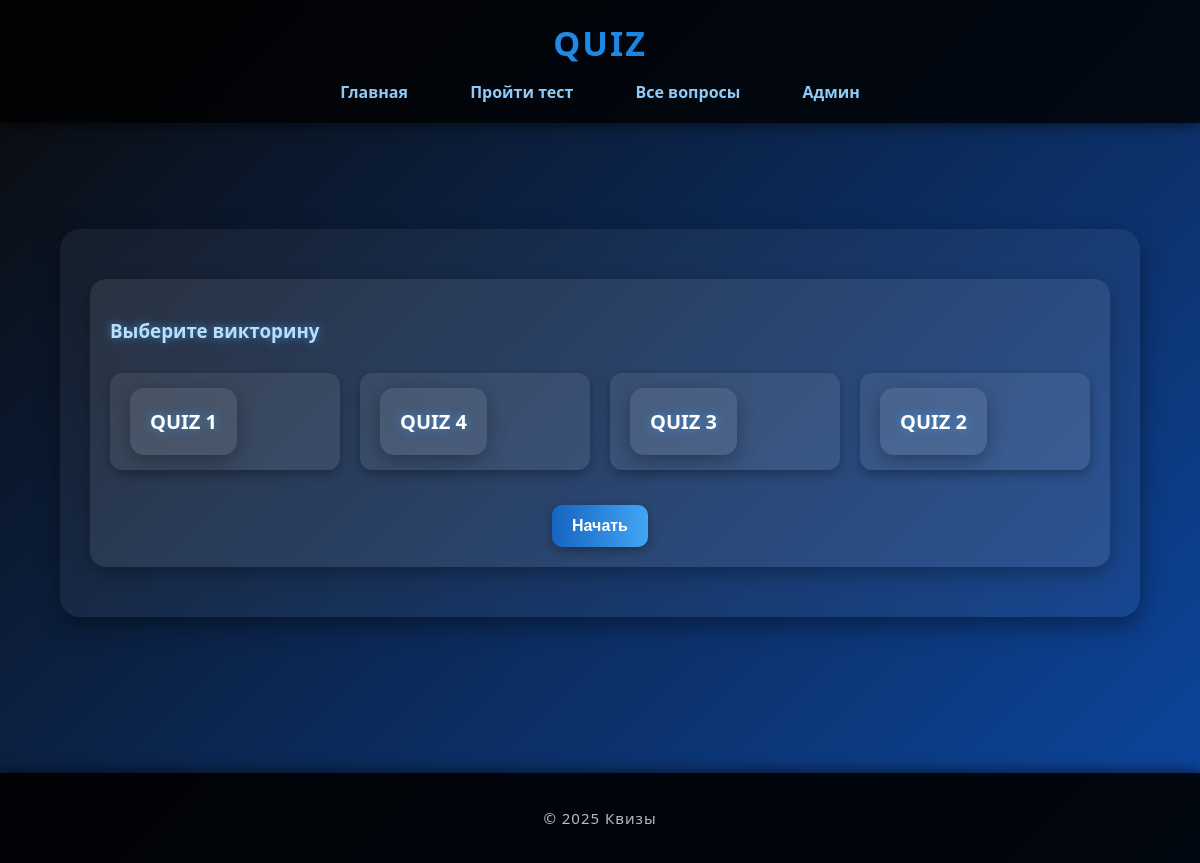
The page /quiz_menu/ on the database its author committed.
### home8_les8/models.py (models this page shows, shortened)
class Quiz(db.Model):
    __tablename__ = 'quiz'
    id = db.Column(db.Integer, primary_key=True)
    name = db.Column(db.String(100), nullable=False)
    user_id = db.Column(db.Integer, db.ForeignKey('user.id'))
    questions = db.relationship(
        'Question',
        secondary=quiz_question,
        backref='quizes'
    )

### home8_les8/main.py (the view)
@app.route('/quiz_menu/')
def quiz_menu():
    quizes = Quiz.query.all()
    return render_template('quiz_menu.html', quizes=quizes, html_config=html_config)

### home8_les8/templates/quiz_menu.html (shortened to what this page needs)
{% extends "base.html" %}
{% block content %}
<div class="card">
    <h3>Выберите викторину</h3>
    <form method="POST" action="{{ url_for('view_quiz') }}" class="quiz-choice">
        <div class="quiz-list">
            {% for quiz in quizes %}
            <label class="quiz-option">
                <div class="quiz-card">
                    <h3>{{ quiz.name }}</h3>
                </div>
            </label>
            {% endfor %}
        </div>
        <div style="text-align:center; margin-top:20px;">
            <button type="submit"> Начать</button>
        </div>
    </form>
</div>
{% endblock %}

### home8_les8/static/main.css (style rules this page uses)
body { font-family: 'Segoe UI', Tahoma, sans-serif; margin: 0; padding: 0; background: linear-gradient(135deg, #0a0a0a, #0d47a1, #1e88e5); background-size: 300% 300%; animation: bgMove 10s infinite linear; color: #f4f6f9; }
.card { background: rgba(255,255,255,0.08); border-radius: 16px; padding: 25px; margin: 20px 0; box-shadow: 0 6px 20px rgba(0,0,0,0.3); transition: all 0.4s ease; transform: scale(1); }
button, .btn { background: linear-gradient(90deg, #1565c0, #42a5f5); color: white; border: none; padding: 12px 20px; margin-top: 15px; border-radius: 12px; font-size: 16px; font-weight: bold; cursor: pointer; transition: all 0.4s ease; box-shadow: 0 4px 12px rgba(0,0,0,0.3); position: relative; }
form label { display: block; margin-top: 10px; font-weight: bold; color: #90caf9; }
form button, form .btn { margin-top: 15px; display: inline-block; }
.quiz-list { display: grid; grid-template-columns: repeat(auto-fit, minmax(220px, 1fr)); gap: 20px; margin-top: 20px; }
.quiz-option { cursor: pointer; display: block; text-align: center; position: relative; }
.quiz-card { background: rgba(255,255,255,0.08); border-radius: 14px; padding: 20px; transition: all 0.3s ease; box-shadow: 0 6px 20px rgba(0,0,0,0.3); }
.quiz-card h3 { margin: 0; font-size: 20px; color: #fff; }

### home8_les8/static/quiz.css (style rules this page uses)
.quiz-option { display: flex; align-items: center; justify-content: space-between; background: rgba(255,255,255,0.07); border-radius: 12px; padding: 15px 20px; cursor: pointer; transition: all 0.4s ease; box-shadow: 0 4px 12px rgba(0,0,0,0.3); }

### home8_les8/templates/base.html (style rules this page uses)
body { font-family: 'Segoe UI', Tahoma, sans-serif; margin: 0; padding: 0; background: linear-gradient(135deg, #0a0a0a, #0d47a1); background-attachment: fixed; color: #f4f6f9; overflow-x: hidden; }
.card { background: rgba(255,255,255,0.08); border-radius: 16px; padding: 20px; margin: 20px 0; box-shadow: 0 6px 20px rgba(0,0,0,0.3); transition: all 0.4s ease; transform: scale(1); }
h2, h3 { color: #bbdefb; text-shadow: 0 0 10px rgba(66,165,245,0.7); }
button, .btn { background: linear-gradient(90deg, #1565c0, #42a5f5); color: white; border: none; padding: 12px 20px; margin-top: 15px; border-radius: 10px; font-size: 16px; cursor: pointer; transition: all 0.4s ease; box-shadow: 0 4px 12px rgba(0,0,0,0.3); position: relative; overflow: hidden; }
button::before, .btn::before { content: ""; position: absolute; top: -50%; left: -50%; width: 200%; height: 200%; transition: all 0.6s ease; }

### rows shown on the page
Quiz: name "QUIZ 1"
Quiz: name "QUIZ 4"
Quiz: name "QUIZ 3"
Quiz: name "QUIZ 2"
